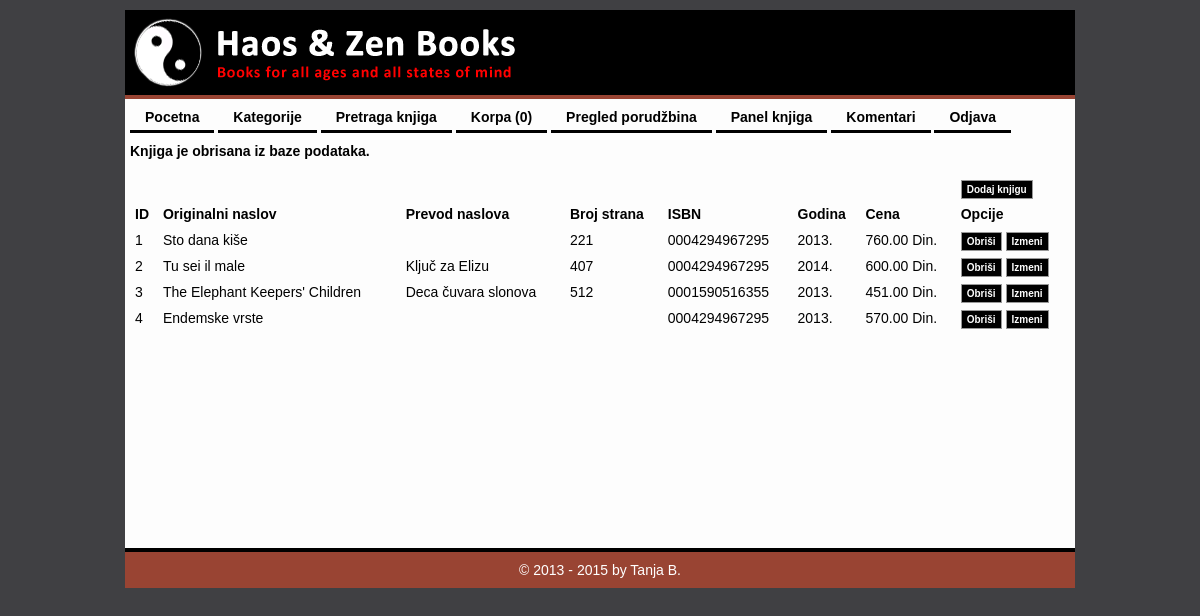
/HaosZenBooks/index.php?modul=admin&signal=obrisano (signed in), run on the app's committed database.
### tables this page shows
CREATE TABLE `knjiga` (
  `ID` int(8) NOT NULL AUTO_INCREMENT,
  `OriginalniNaslov` varchar(128) NOT NULL,
  `PrevodNaslova` varchar(128) DEFAULT NULL,
  `BrojStrana` int(4) unsigned DEFAULT NULL,
  `ISBN` int(13) unsigned zerofill NOT NULL,
  `Godina` int(4) unsigned NOT NULL,
  `Cena` decimal(10,2) unsigned DEFAULT NULL,
  PRIMARY KEY (`ID`)
);

### HaosZenBooks/index.php (called while the page is built, shortened)
<?php
    include_once 'back/MySQL.php';
    include_once 'back/PrijavaKorisnika.php';
    include_once "back/Modul.php";
    $default_modul  = 'main';
    $default_opcija = 'index';
    $modul = $default_modul;
    $opcija = $default_opcija;
    if ( isset($_GET['modul']) )  $modul  = Funkcije::procistiIme($_GET['modul']);
    $modul::$opcija();

### HaosZenBooks/back/PrijavaKorisnika.php (called while the page is built, shortened)
<?php
    abstract class PrijavaKorisnika extends Helper {
        public static function daLiImaAdminPrivilegije() {
            if ( isset($_SESSION['korisnik']) and isset($_SESSION['korisnik']['AdminPrivilegije']) ) {
                return ($_SESSION['korisnik']['AdminPrivilegije']!=0);
            } else {
                return 0;
            }
        }
    }

### HaosZenBooks/back/MySQL.php (called while the page is built, shortened)
<?php
    abstract class MySQL {
        public static function upitUNiz($mysql_upit) {
            $rezultat = @mysql_query($mysql_upit);
            $niz = array();
            while ( $red = mysql_fetch_assoc($rezultat) ) {
                $niz[] = $red;
            }
            return $niz;
        }
    }

### HaosZenBooks/front/templejti/admin.index.php (the view, shortened to what this page needs)
<?php
    $PORUKA = '';
    if (isset($_GET['signal'])) {
        $signal = strval($_GET['signal']);
		switch ( $signal ) {
			case 'obrisano' :
				$PORUKA = 'Knjiga je obrisana iz baze podataka.';
				break;
		}
    }
?>
<?php if ( $PORUKA != '' ): ?>
    <h4><?php echo htmlspecialchars($PORUKA); ?></h4><br>
<?php endif; ?>
<table class="table" style="width:100%;">
	<tr>
		<th colspan="7">&nbsp;</th>
		<th>
			<a class="malo-dugme" href="index.php?modul=admin&opcija=dodaj">Dodaj knjigu</a>
		</th>
	</tr>
    <tr>
        <th>ID</th>
        <th>Originalni naslov</th>
        <th>Prevod naslova</th>
        <th>Broj strana</th>
        <th>ISBN</th>
        <th>Godina</th>
        <th>Cena</th>
        <th>Opcije</th>
    </tr>
    <?php foreach ( $knjige as $knjiga ): ?>
        <tr>
            <td valign="top"><?php echo htmlspecialchars($knjiga['ID']); ?></td>
            <td valign="top"><?php echo htmlspecialchars($knjiga['OriginalniNaslov']); ?></td>
            <td valign="top"><?php echo htmlspecialchars($knjiga['PrevodNaslova']); ?></td>
            <td valign="top"><?php echo htmlspecialchars($knjiga['BrojStrana']); ?></td>
            <td valign="top"><?php echo htmlspecialchars($knjiga['ISBN']); ?></td>
            <td valign="top"><?php echo htmlspecialchars($knjiga['Godina']); ?>.</td>
            <td valign="top"><?php echo htmlspecialchars($knjiga['Cena']); ?> Din.</td>
			<td valign="top">
				<a class="malo-dugme" href="index.php?modul=admin&opcija=obrisi&Knjiga_ID=<?php echo $knjiga['ID']; ?>" onclick="return confirm('Da li ste sigurni?');">Obriši</a>
				<a class="malo-dugme" href="index.php?modul=admin&opcija=izmeni&Knjiga_ID=<?php echo $knjiga['ID']; ?>">Izmeni</a>
			</td>
        </tr>
    <?php endforeach; ?>
</table>

### data on the page
knjiga: ID "1", OriginalniNaslov "Sto dana kiše", BrojStrana "221", ISBN "0004294967295", Godina "2013", Cena "760.00"
knjiga: ID "2", OriginalniNaslov "Tu sei il male", PrevodNaslova "Ključ za Elizu", BrojStrana "407", ISBN "0004294967295", Godina "2014", Cena "600.00"
knjiga: ID "3", OriginalniNaslov "The Elephant Keepers' Children", PrevodNaslova "Deca čuvara slonova", BrojStrana "512", ISBN "0001590516355", Godina "2013", Cena "451.00"
knjiga: ID "4", OriginalniNaslov "Endemske vrste", ISBN "0004294967295", Godina "2013", Cena "570.00"

### other printed values
$stavka[1] "Pocetna"
$stavka[1] "Kategorije"
$stavka[1] "Pretraga knjiga"
$stavka[1] "Korpa (0)"
$stavka[1] "Pregled porudžbina"
$stavka[1] "Panel knjiga"
$stavka[1] "Komentari"
$stavka[1] "Odjava"
$PORUKA "Knjiga je obrisana iz baze podataka."
$napravljeno "2013"
